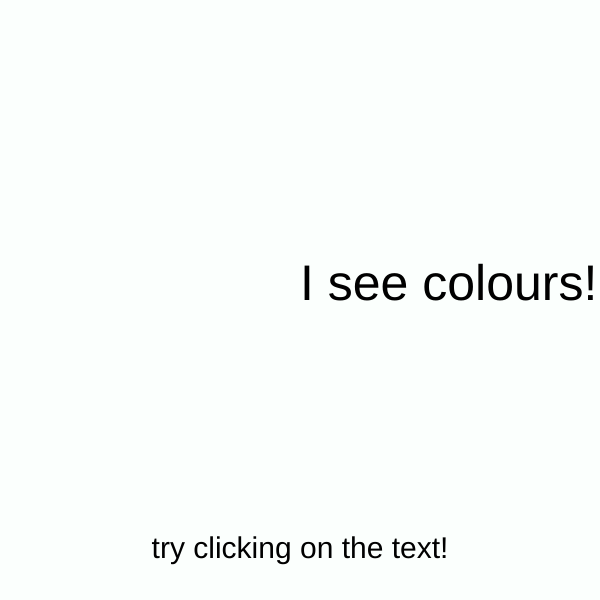
Frame 1 (no input)
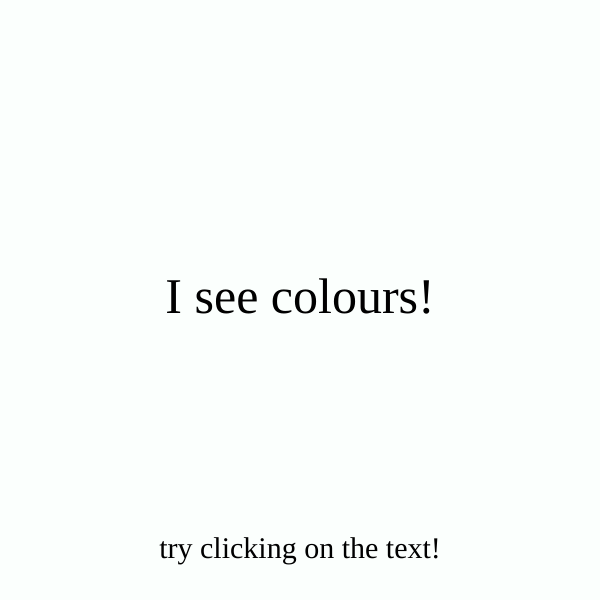
Frame 60 (no input)
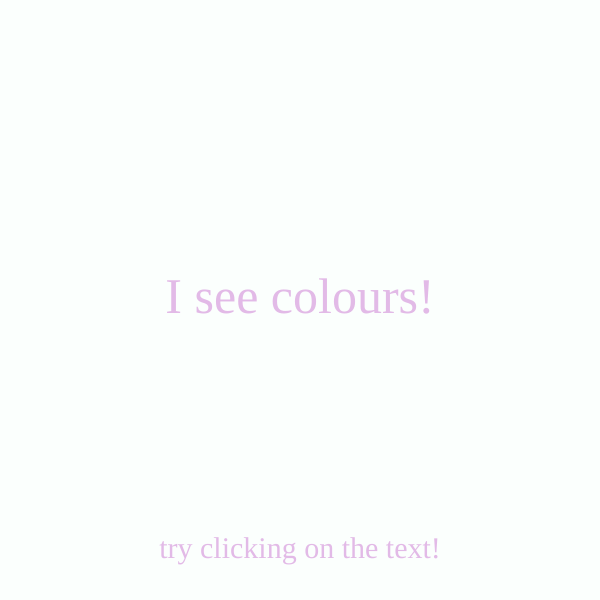
Frame 120 (the mouse pressed at the canvas centre since frame 60)

The p5.js sketch that drew these frames (run headless with seeded random() and noise() and a simulated clock; from frame 60 on, the mouse is pressed at the canvas centre):

// p5.js sketch
// ── sketch.js
/* Exercise 10: Load font and Draw Text */ 

function setup() {
  createCanvas(600, 600);
}

function draw() {
  background(251,255,253);
  textSize(50);
  text("I see colours!", width/2,height/2);
  textAlign(CENTER,CENTER);
  
  textSize(30);
  text("try clicking on the text!", width/2, 550);
  textFont('VT323'); // Loaded font using name font accessing from embedded code placed on index.html
}

function mousePressed(){
  if (mouseButton === LEFT){
    fill(random(250), random(250), random(250),random(250)); // To generate random colours when pressed
    textSize(random(50,100)); // To create glitch effect
  } 
}
